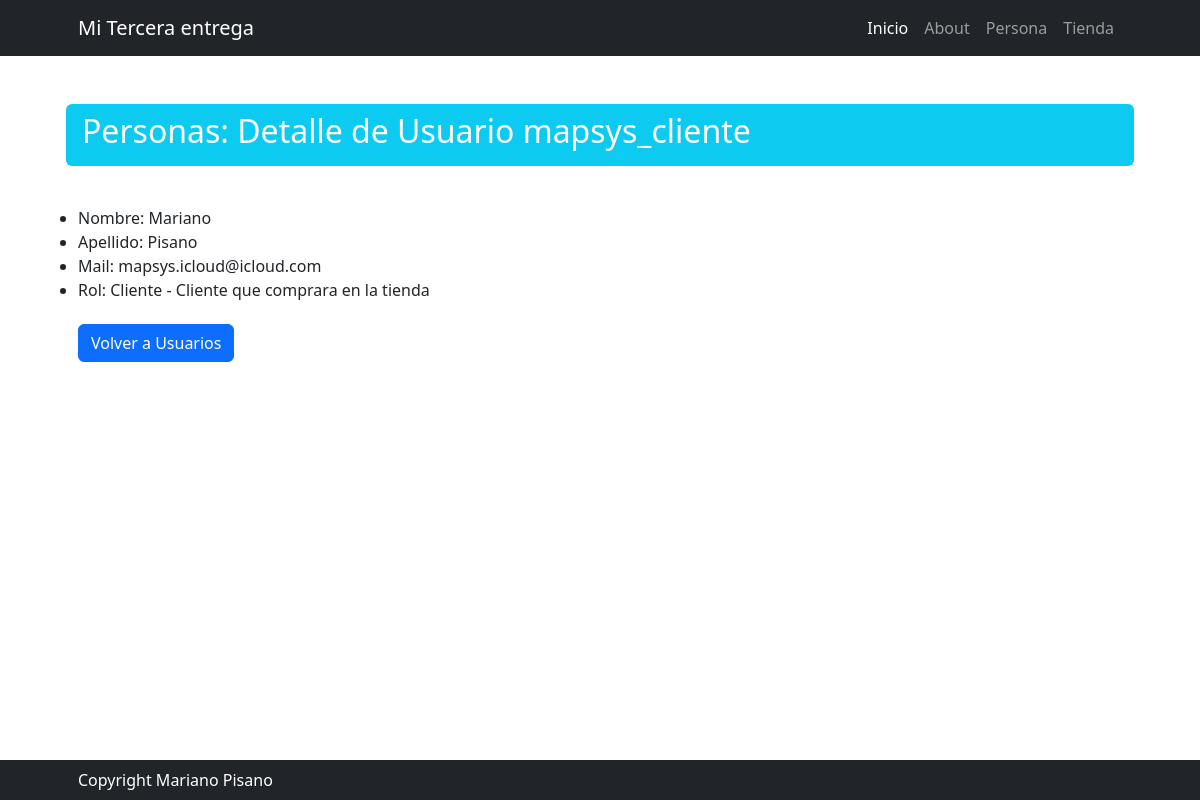
Screenshot of /persona/usuario/detail/mapsys_cliente with the database file from the repository.
### persona/models.py (models this page shows, shortened)
class Usuario(models.Model):
    user = models.CharField(max_length=50, primary_key=True)
    nombre = models.CharField(max_length=50)
    apellido = models.CharField(max_length=50)
    email = models.EmailField()
    rol = models.ForeignKey(Rol, on_delete=models.SET_NULL, null=True, blank=True)

class Rol(models.Model):
    nombre = models.CharField(max_length=50, unique=True)
    descripcion = models.CharField(max_length=50, verbose_name="Descripción", null=True, blank=True)
    def __str__(self):
        return f"{self.nombre} - {self.descripcion}"
    class Meta:
        verbose_name_plural = "Roles"

### persona/views.py (the view)
# urls.py: path("usuario/detail/<str:pk>", views.UsuarioDetail.as_view(), name="usuario_detail"),
class UsuarioDetail(DetailView):
    model = models.Usuario

### persona/templates/persona/usuario_detail.html (shortened to what this page needs)
{% extends 'core/base.html' %}
{% block titulo %}
    Personas: Detalle de Usuario {{ usuario.user }}
{% endblock titulo %}
{% block contenido %}
    <ul>
            <li>Nombre: {{ usuario.nombre }}</li>
            <li>Apellido: {{ usuario.apellido }}</li>
            <li>Mail: {{ usuario.email }}</li>
            <li>Rol: {{ usuario.rol }}</li>
    </ul>
    <div class="fs-3 pb-4">
        <a class="btn btn-primary" href="{% url 'persona:usuario_list' %}">Volver a Usuarios</a>
    </div>
{% endblock contenido %}

### rows the page displays
Usuario: user "mapsys_cliente", nombre "Mariano", apellido "Pisano", email "mapsys.icloud@icloud.com", rol "Cliente - Cliente que comprara en la tienda"
